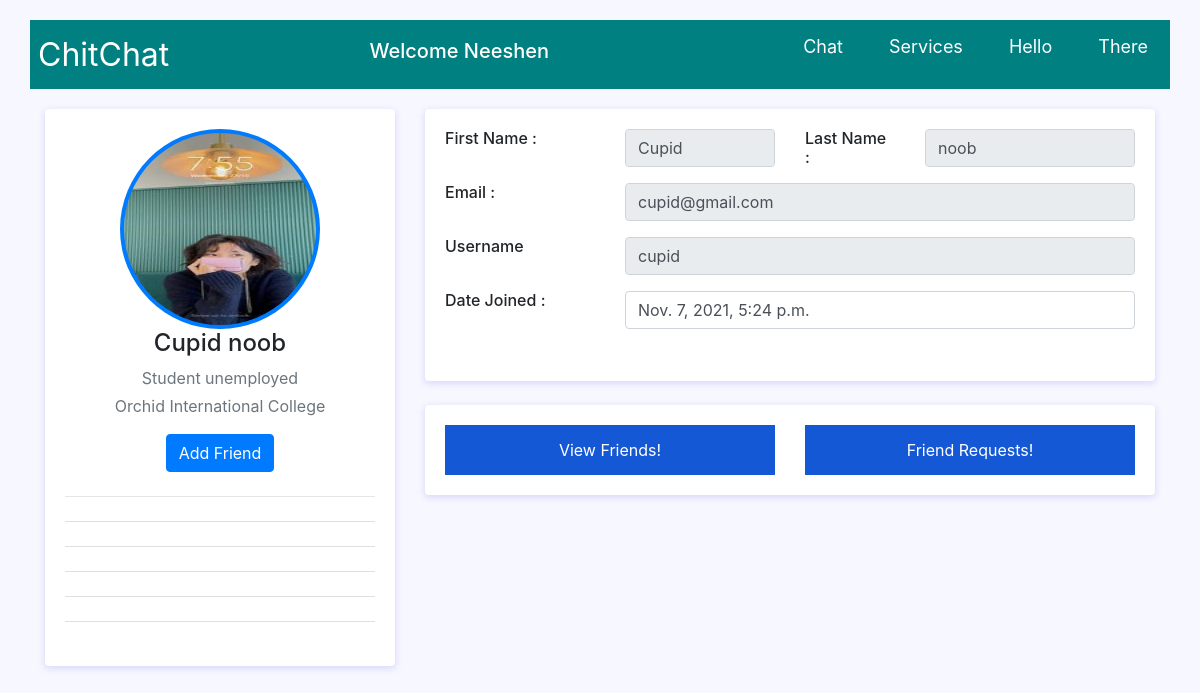
/account/profile/2 (signed in), run on the app's committed database.
### accounts/models.py (models this page shows, shortened)
class CustomUser(AbstractUser):
    email                   = models.EmailField(_('email address'), unique=True)
    username                = models.CharField(max_length=30, unique=True)
    date_joined				= models.DateTimeField(verbose_name='date joined', auto_now_add=True)
    last_login				= models.DateTimeField(verbose_name='last login', auto_now=True)
    is_admin				= models.BooleanField(default=False)
    is_active				= models.BooleanField(default=True)
    is_staff				= models.BooleanField(default=False)
    is_superuser			= models.BooleanField(default=False)
    profile_image			= models.ImageField(max_length=255, upload_to='user_photos', null=True, blank=True, default=DEFAULT)
    hide_email				= models.BooleanField(default=True)
    status                  = models.IntegerField(default=0)
    USERNAME_FIELD = 'email'
    REQUIRED_FIELDS = ['username','first_name','last_name']
    objects = CustomUserManager()
    def __str__(self):
        return self.username
    @property
    def get_photo_url(self):
        if self.profile_image and hasattr(self.profile_image, 'url'):
            return self.profile_image.url
        else:
            return "/media/user_photos/nouser.jpg"

### accounts/views.py (the view)
# urls.py: path('profile/<userId>',views.view_profile,name='profile'),
@login_required
def view_profile(request, *args, **kwargs):
    context = {}
    user_id = kwargs.get("userId")
    print(user_id)
    try:
        user_account = CustomUser.objects.get(pk = user_id)
        print(user_account.username)
    except:
        return HttpResponse("User Id doesnot exist")
    if user_account:
        context['user_account'] = user_account
        try:
            list_of_friends = FriendList.objects.get(user = user_account)
            print("yo chai ma "+str(list_of_friends))
        except FriendList.DoesNotExist:
            list_of_friends = FriendList(user = user_account)
            list_of_friends.save()
        user_friends = list_of_friends.friends.all()
        print("This is user_friends"+str(user_friends))
        context['user_friends'] = user_friends
        is_self = True
        is_friend = False
        friend_request_status = FriendRequestStatus.NO_REQUEST_SENT.value
        friend_requests = None
        current_user = request.user
        if current_user.is_authenticated and current_user != user_account:
            is_self = False
            if user_friends.filter(pk = current_user.id):
                is_friend = True
            else:
                is_friend = False
                incoming_request = get_friend_request_or_false(sender = user_account, receiver=current_user)
                outgoing_request = get_friend_request_or_false(sender = current_user, receiver = user_account)
                if  incoming_request!= False:
                    friend_request_status = FriendRequestStatus.INCOMING_REQUEST.value
                    context['pending_request_id'] = incoming_request.id
                elif outgoing_request != False:
                    friend_request_status = FriendRequestStatus.OUTGOING_REQUEST.value
                else:
                    friend_request_status = FriendRequestStatus.NO_REQUEST_SENT.value
        try:
            friend_requests = FriendRequest.objects.filter(receiver = current_user, is_pending = True)
            print("thikka paro")
        except:
            pass
        context['is_self'] = is_self
        context['is_friend'] = is_friend
        context['hide_email'] = user_account.hide_email
        context['friend_request_status'] = friend_request_status
        context['friend_requests'] = friend_requests
        context['room_name'] = user_account.username
        print("view profile method")
        return render(request,'profile.html',context)

### friends/models.py (called while the page is built)
    def __str__(self):
        return self.user.username

    def get_queryset(self):
        return super().get_queryset().order_by('-updated_at')

### friends/utils.py (called while the page is built)
def get_friend_request_or_false(sender, receiver):
    try:
        return FriendRequest.objects.get(sender = sender, receiver = receiver, is_pending = True)
    except FriendRequest.DoesNotExist:
        return False

### accounts/templates/profile.html (shortened to what this page needs)
{% extends 'core/base.html' %}
{% load static %}
{% block core_head %}
<head>
    <link rel="stylesheet" href="{% static 'bootstrap/css/bootstrap.min.css' %}">
</head>
{% endblock core_head %}
{% block core_body %}
<nav class="navbar">
	<div class="logo">ChitChat
	</div>
	<div class="welcome">
		<h5>Welcome {{request.user.first_name}}</h5>
	</div>
	<ul class="nav-links">
	  <div class="menu">
		<li><a href="/">Chat</a></li>
		<li class="services">
		  <a href="/">Services</a>
		</li>
		<li><a href="/">Hello</a></li>
		<li><a href="/">There</a></li>
	  </div>
	</ul>
  </nav>
<div class="container">
		<div class="main-body">
			<div class="row">
				<div class="col-lg-4">
				<form method="post" action="{% url 'accounts:profile_update' userId=user_account.id %}" enctype="multipart/form-data">
					<div class="card">
						<div class="card-body">
							<div class="d-flex flex-column align-items-center text-center">
							<div id="lightgallery">
								<a href=" {{user_account.get_photo_url}}"><img src="{{user_account.get_photo_url}}" alt="{{user_account.username}}" class="rounded-circle p-1 bg-primary" width="200" height="200"></a>
							</div>
									<h4>{{user_account.first_name}} {{user_account.last_name}}</h4>
									<p class="text-secondary mb-1">Student unemployed</p>
									<p class="text-muted font-size-sm">Orchid International College</p>
								<div id="friend_operations">
											<div id="send_cancel_div" {% if not is_friend and not is_self %} style="display: visible;" {% else %} style="display: none;" {% endif %}>
											<input type="button" id="send_request_btn" data-id={{user_account.id}} class="btn btn-primary"
											 value="Add Friend" {% if friend_request_status == -1 %} style="display: visible;" {% else %} style="display: none;" {% endif %} >
											</div>
								</div>
							</div>
							<hr class="my-4">
							<ul class="list-group list-group-flush">
								<li class="list-group-item d-flex justify-content-between align-items-center flex-wrap">
								</li>
								<li class="list-group-item d-flex justify-content-between align-items-center flex-wrap">
								</li>
								<li class="list-group-item d-flex justify-content-between align-items-center flex-wrap">
								</li>
								<li class="list-group-item d-flex justify-content-between align-items-center flex-wrap">
								</li>
								<li class="list-group-item d-flex justify-content-between align-items-center flex-wrap">
								</li>
							</ul>
						</div>
					</div>
				</div>
				<div class="col-lg-8">
					<div class="card">
						<div class="card-body">
							<div class="row mb-3">
								<div class="col-sm-3">
									<h6 class="mb-0">First Name :</h6>
								</div>
								<div class="col-sm-3 text-secondary">
									<input type="text" name="first_name" id="id_fname" class="form-control" value="{{user_account.first_name}}" {% if is_self %}  {% else %} readonly {% endif %} required>
								</div>
								<div class="col-md-2">
									<h6 class="mb-0">Last Name :</h6>
								</div>
								<div class="col-sm-4 text-secondary">
									<input type="text" name="last_name" id="id_lname" class="form-control" value="{{user_account.last_name}}" {% if is_self %}  {% else %} readonly {% endif %} required>
								</div>
							</div>
							<div class="row mb-3">
								<div class="col-sm-3">
									<h6 class="mb-0">Email :</h6>
								</div>
								<div class="col-sm-9 text-secondary">
									<input type="text" name="email" id="id_email" class="form-control"  {% if is_self %} value="{{user_account.email}}" {% else %} {% if hide_email %} value="***********" readonly {% else %}
									value="{{user_account.email}}" readonly {% endif %} {% endif %} required>
								</div>
							</div>
							<div class="row mb-3">
								<div class="col-sm-3">
									<h6 class="mb-0">Username</h6>
								</div>
								<div class="col-sm-9 text-secondary">
									<input type="text" name="username" id="id_username" class="form-control" value="{{user_account.username}}" {% if is_self %}  {% else %} readonly {% endif %} required>
								</div>
							</div>
							<div class="row mb-3">
								<div class="col-sm-3">
									<h6 class="mb-0">Date Joined :</h6>
								</div>
								<div class="col-sm-9 text-secondary">
									<p type="text" class="form-control">{{user_account.date_joined}} </p>
								</div>
							</div>
						</div>
					</div>
					<div class="row">
						<div class="col-md-12">
							<div class="card">
								<div class="card-body">
									<div class="row">
										<div class="col-md-6">
											<button class="glow-on-hover" id="view-friends" type="button" data-toggle="modal" data-target="#friendlist">View Friends!</button>
										</div>
										<div class="col-md-6">
											<button class="glow-on-hover" id="view-friend-request" type="button" data-toggle="modal" data-target="#friendrequest">Friend Requests!</button>
										</div>
									</div>
								</div>
							</div>
						</div>
					</div>
				</div>
			</div>
		</div>
	</div>
{% endblock core_body %}

### accounts/templates/profile.html (style rules this page uses)
.glow-on-hover { width: 100%; height: 50px; border: none; outline: none; color: white; background: rgb(20, 88, 214); cursor: pointer; position: relative; transition: all 0.3s; }
* { box-sizing: border-box; }
.navbar { display: flex; align-items: center; justify-content: space-between; padding: 20px; background-color: teal; color: #fff; margin: 10px 30px 20px 30px; padding: 0.5em; box-sizing: border-box; z-index: 1; }
.nav-links a { color: #fff; text-decoration: none; }
.logo { font-size: 32px; }
.menu { display: flex; gap: 1em; font-size: 18px; }
.menu li { padding: 5px 14px; list-style: none; }
.services { position: relative; }
body { background: #f7f7ff; margin-top:20px; }
.card { position: relative; display: flex; flex-direction: column; min-width: 0; word-wrap: break-word; background-color: #fff; background-clip: border-box; border: 0 solid transparent; border-radius: .25rem; margin-bottom: 1.5rem; box-shadow: 0 2px 6px 0 rgb(218 218 253 / 65%), 0 2px 6px 0 rgb(206 206 238 / 54%); }

### data on the page
CustomUser: user.first_name "Neeshen"
CustomUser: get_photo_url (picture), first_name "Cupid", last_name "noob", email "cupid@gmail.com", username "cupid", date_joined "Nov. 7, 2021, 5:24 p.m."
